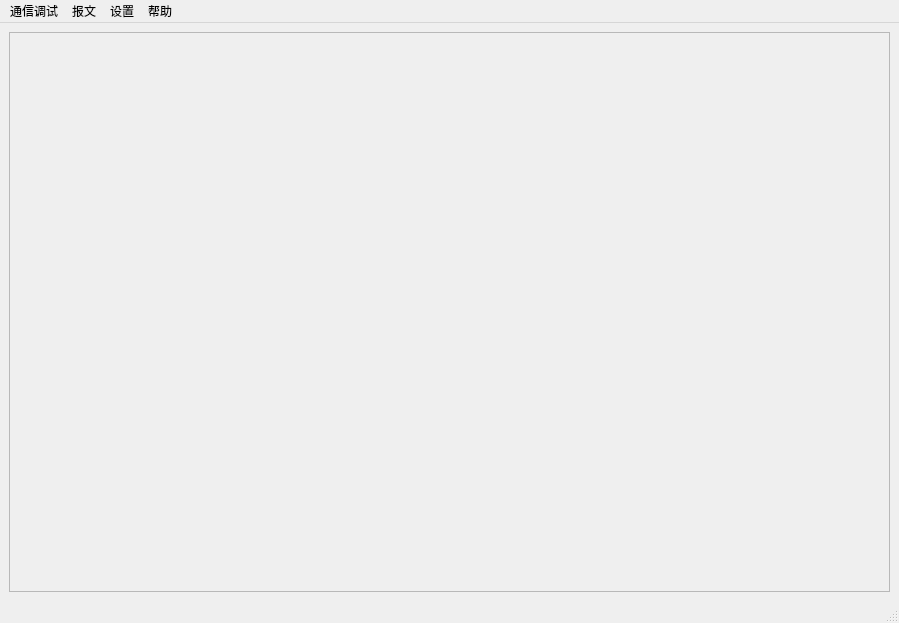
<?xml version="1.0" encoding="UTF-8"?>
<ui version="4.0">
 <class>MainWindow</class>
 <widget class="QMainWindow" name="MainWindow">
  <property name="geometry">
   <rect>
    <x>0</x>
    <y>0</y>
    <width>899</width>
    <height>623</height>
   </rect>
  </property>
  <property name="windowTitle">
   <string>MainWindow</string>
  </property>
  <widget class="QWidget" name="centralwidget">
   <layout class="QGridLayout" name="gridLayout">
    <item row="0" column="0">
     <widget class="QStackedWidget" name="stackedWidget">
      <property name="frameShape">
       <enum>QFrame::StyledPanel</enum>
      </property>
      <property name="currentIndex">
       <number>0</number>
      </property>
      <widget class="QWidget" name="page_tcpclient"/>
      <widget class="QWidget" name="page_tcpserver"/>
      <widget class="QWidget" name="page_udpclient"/>
      <widget class="QWidget" name="page_udpserver"/>
      <widget class="QWidget" name="page_com"/>
      <widget class="QWidget" name="page_analysis"/>
      <widget class="QWidget" name="page_handledata"/>
      <widget class="QWidget" name="page_version"/>
     </widget>
    </item>
   </layout>
  </widget>
  <widget class="QMenuBar" name="menubar">
   <property name="geometry">
    <rect>
     <x>0</x>
     <y>0</y>
     <width>899</width>
     <height>23</height>
    </rect>
   </property>
   <widget class="QMenu" name="menu">
    <property name="title">
     <string>通信调试</string>
    </property>
    <addaction name="actionTCP_Client"/>
    <addaction name="actionTCP_Server"/>
    <addaction name="actionUDP_Client"/>
    <addaction name="actionUDP_Server"/>
    <addaction name="actionCOM"/>
    <addaction name="separator"/>
    <addaction name="actionSendData"/>
   </widget>
   <widget class="QMenu" name="menu_2">
    <property name="title">
     <string>报文</string>
    </property>
    <addaction name="actionAnalysis"/>
    <addaction name="actionHandleData"/>
   </widget>
   <widget class="QMenu" name="menu_3">
    <property name="title">
     <string>设置</string>
    </property>
    <addaction name="actionOptions"/>
   </widget>
   <widget class="QMenu" name="menu_4">
    <property name="title">
     <string>帮助</string>
    </property>
    <addaction name="actionAbout"/>
    <addaction name="actionVersion"/>
   </widget>
   <addaction name="menu"/>
   <addaction name="menu_2"/>
   <addaction name="menu_3"/>
   <addaction name="menu_4"/>
  </widget>
  <widget class="QStatusBar" name="statusbar"/>
  <action name="actionTCP_Client">
   <property name="text">
    <string>TCP客户端</string>
   </property>
   <property name="toolTip">
    <string>TCP客户端</string>
   </property>
  </action>
  <action name="actionTCP_Server">
   <property name="text">
    <string>TCP服务器</string>
   </property>
   <property name="toolTip">
    <string>TCP服务器</string>
   </property>
  </action>
  <action name="actionUDP_Client">
   <property name="text">
    <string>UDP客户端</string>
   </property>
   <property name="toolTip">
    <string>UDP客户端</string>
   </property>
  </action>
  <action name="actionUDP_Server">
   <property name="text">
    <string>UDP服务器</string>
   </property>
   <property name="toolTip">
    <string>UDP服务器</string>
   </property>
  </action>
  <action name="actionCOM">
   <property name="text">
    <string>COM串口</string>
   </property>
   <property name="toolTip">
    <string>COM串口</string>
   </property>
  </action>
  <action name="actionAnalysis">
   <property name="text">
    <string>报文解析</string>
   </property>
  </action>
  <action name="actionHandleData">
   <property name="text">
    <string>报文处理</string>
   </property>
   <property name="toolTip">
    <string>报文处理</string>
   </property>
  </action>
  <action name="actionAbout">
   <property name="text">
    <string>关于</string>
   </property>
   <property name="toolTip">
    <string>关于</string>
   </property>
  </action>
  <action name="actionOptions">
   <property name="text">
    <string>选项</string>
   </property>
   <property name="toolTip">
    <string>选项</string>
   </property>
  </action>
  <action name="actionVersion">
   <property name="text">
    <string>版本记录</string>
   </property>
   <property name="toolTip">
    <string>版本记录</string>
   </property>
  </action>
  <action name="actionSendData">
   <property name="text">
    <string>多帧发送</string>
   </property>
   <property name="toolTip">
    <string>多帧发送</string>
   </property>
  </action>
 </widget>
 <resources/>
 <connections/>
</ui>
